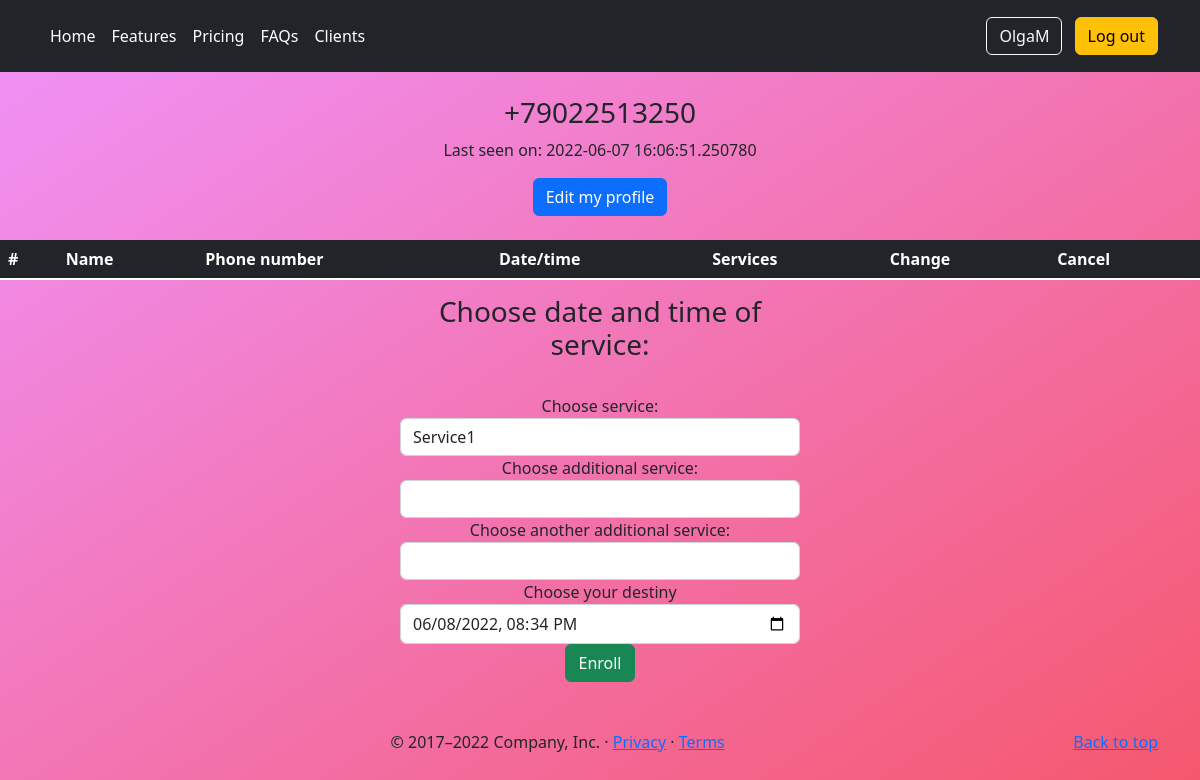
The page /user/VadimM (signed in) on the database as committed earlier.
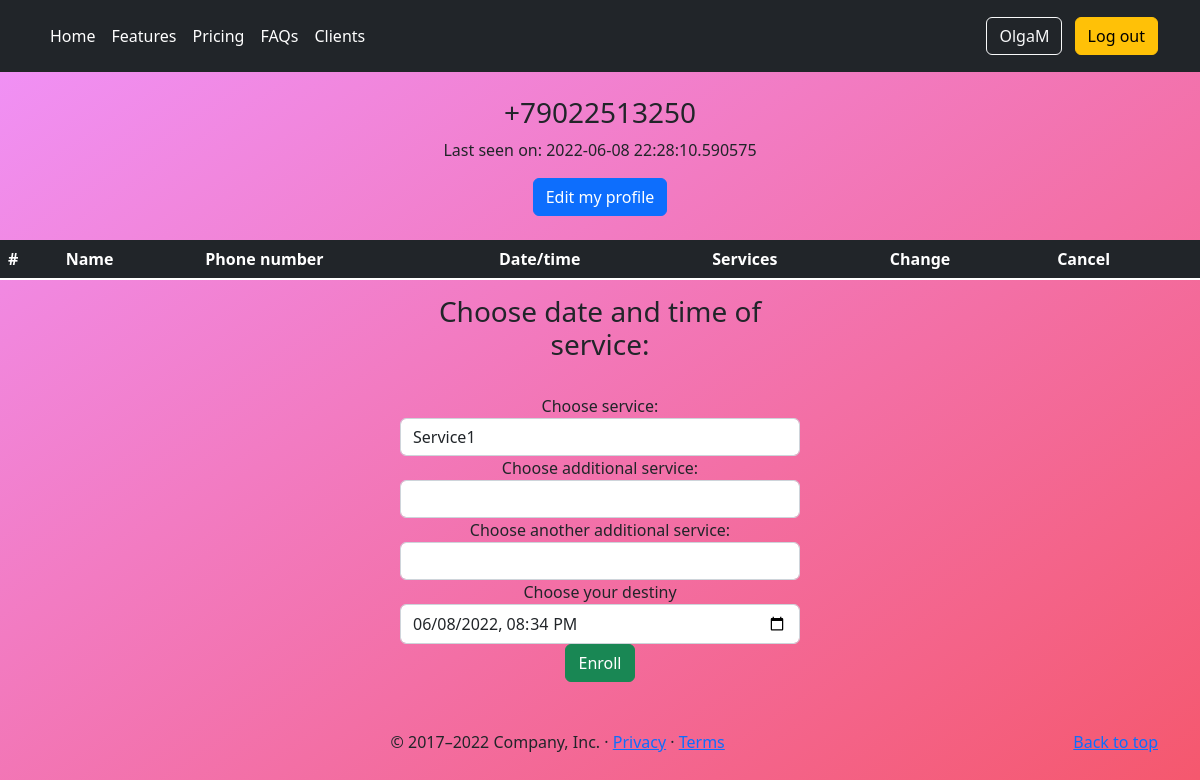
The same page on the database as committed later.
### app/models.py (models this page shows, shortened)
class User(UserMixin, db.Model):
    __tablename__ = 'user'
    id = db.Column(db.Integer, primary_key=True)
    username = db.Column(db.String(64), index=True, unique=True)
    phone_number = db.Column(db.String(120), index=True, unique=True)
    password_hash = db.Column(db.String(128))
    about_me = db.Column(db.String(140))  # TODO does this really need
    last_seen = db.Column(db.DateTime, default=datetime.now)
    services = db.relationship('Service', backref='client', lazy='dynamic')

### app/routes.py (the view)
@app.route('/user/<username>', methods=['GET', 'POST'])
@login_required
def user(username):
    form = Services()
    user = User.query.filter_by(username=username).first()
    services = Service.query.filter_by(user_id=user.id)
    return render_template('user.html', user=user, title=username, form=form, services=services)

### app/forms.py
class Services(FlaskForm):  # TODO multiple field input
    service1 = SelectField('Choose service:', choices=['Service1', 'service2', 'service3'])
    service2 = SelectField('Choose additional service:', render_kw={'placeholder': 'Add service'},
                           choices=['', 'Service4', 'service5', 'service6'],
                           validate_choice=False)
    service3 = SelectField('Choose another additional service:', choices=['', 'Service7', 'service8', 'service9'],
                           validate_choice=False)
    service_time = DateTimeLocalField('Choose your destiny', default=datetime.today(), validators=[InputRequired()],
                                      format='%Y-%m-%dT%H:%M')  # TODO datetime format without seconds
    submit = SubmitField('Enroll', render_kw={'class': 'btn btn-info'})

### app/models.py (called while the page is built)
@login.user_loader
def load_user(id):
    return User.query.get(int(id))

### app/routes.py (called while the page is built)
@app.before_request
def before_request():
    if current_user.is_authenticated:
        current_user.last_seen = datetime.today()
        db.session.commit()

### app/templates/user.html (shortened to what this page needs)
{% extends "base.html" %}
{% import "bootstrap/wtf.html" as wtf %}
{% block body %}
<head>
</head>
<body>
<main>
    <br>
    <tr>
        <td>
            {% if user.phone_number %}<h3>{{ user.phone_number }}</h3>{% endif %}
            {% if user.last_seen %}<p>Last seen on: {{ user.last_seen }}</p>{% endif %}
            <a type="button" class="btn btn-primary" href="{{ url_for('edit_profile') }}">Edit my profile</a>
        </td>
    </tr>
    <br><br>
    <table class="table table-dark">
        <thead>
        <tr>
            <th scope="col">#</th>
            <th scope="col">Name</th>
            <th scope="col">Phone number</th>
            <th scope="col">Date/time</th>
            <th scope="col">Services</th>
            <th scope="col">Change</th>
            <th scope="col">Cancel</th>
        </tr>
        </thead>
    </table>
    <form action="{{ url_for('add_service') }}" method="post">
        <h3><label>Choose date and time of service:</label></h3><br>
        {{ wtf.quick_form(form, button_map={'submit': 'success'}) }}
    </form>
    <br><br>
</main>
</body>
{% endblock %}

### app/templates/base.html (shortened to what this page needs)
<html lang="en">
<head>
    {% block style %}
    <link href="{{ url_for('static', filename='css/carousel.css')}}" rel="stylesheet">
    {% endblock %}
</head>
<body>
{% block header %}
<header class="p-3 bg-dark text-white">
    <div class="container">
        <div class="d-flex flex-wrap align-items-center justify-content-center justify-content-lg-start">
            <ul class="nav col-12 col-lg-auto me-lg-auto mb-2 justify-content-center mb-md-0">
                <li><a href="/" class="nav-link px-2 text-white">Home</a></li>
                <li><a href="#" class="nav-link px-2 text-white">Features</a></li>
                <li><a href="/pricing" class="nav-link px-2 text-white">Pricing</a></li>
                <li><a href="#" class="nav-link px-2 text-white">FAQs</a></li>
                <li><a href="/clients" class="nav-link px-2 text-white">Clients</a></li>
            </ul>
            <div class="text-end">
                {% if current_user.is_anonymous %}
                <a class="btn btn-outline-light me-2" href="{{ url_for('login') }}" role="button">Log in</a>
                <a class="btn btn-warning" href="{{ url_for('register') }}" role="button">Register</a>
                {% else %}
                <a class="btn btn-outline-light me-2" href="{{ url_for('user', username=current_user.username) }}"
                   role="button">{{ current_user.username }}</a>
                <a class="btn btn-warning" href="{{ url_for('logout') }}" role="button">Log out</a>
                {% endif %}
            </div>
        </div>
    </div>
</header>
{% endblock %}
<main>
    {% block body %}{% endblock %}
    {% block footer %}
    <footer class="container">
        <p class="float-end"><a href="#">Back to top</a></p>
        <p>&copy; 2017–2022 Company, Inc. &middot; <a href="#">Privacy</a> &middot; <a href="#">Terms</a></p>
    </footer>
    {% endblock %}
</main>
</body>
</html>

### app/templates/user.html (style rules this page uses)
body { background: linear-gradient(to bottom right, rgba(240, 147, 251, 1), rgba(245, 87, 108, 1)) }
main { vertical-align:middle; margin: 0 auto; vertical-align:middle; max-width: auto; padding: auto; text-align: center; }
form { margin: 0 auto; padding: auto; text-align: center; max-width: 400px; btn: btn-warning }

Rows that differ between the two databases and show on the page:
changed User (number 2 of 2 on the later page): last_seen "2022-06-07 16:06:51.250780" → "2022-06-08 22:28:10.590575"
